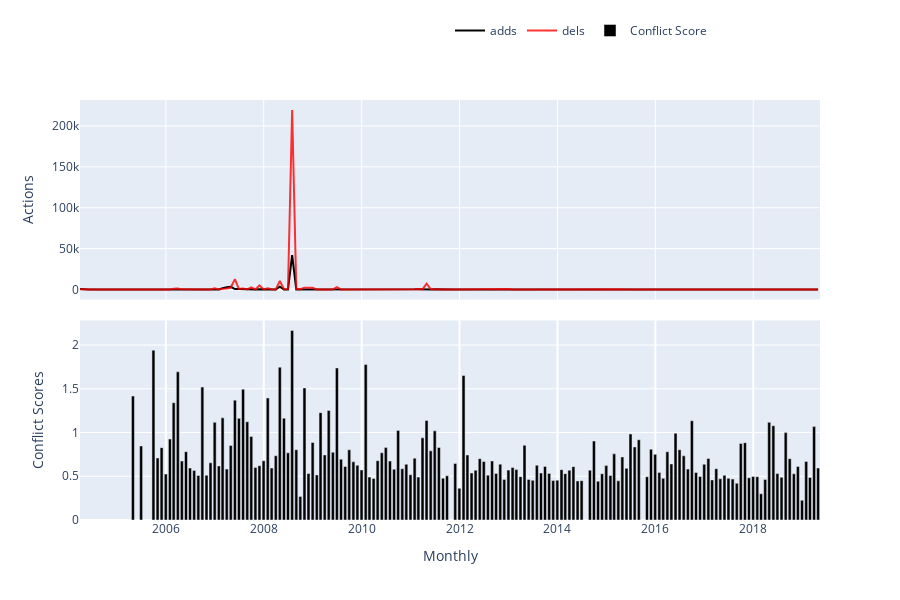

The notebook cell this image was saved under:
### Markdown cell above
<span style="color: #626262"> Try yourself! This is what will happen when you click 'Load Actions' button: </span>

### Code cell
### --------------------------------------------------------------------------- ###
### TRY YOURSELF! THIS IS WHAT WILL HAPPEN WHEN YOU CLICK 'Load Actions' BUTTON ###
### --------------------------------------------------------------------------- ###

## Create a WikiWho instance, which is an API; and use ConflictManager to get         ##
## actions for given page id; more details see:                                       ##
## https://github.com/gesiscss/wikiwho_wrapper/blob/master/wikiwho_wrapper/api.py     ##
## https://github.com/gesiscss/wikiwho_wrapper/blob/master/wikiwho_wrapper/wikiwho.py ##
## https://github.com/gesiscss/wikiwho_demo_new/blob/master/metrics/conflict.py       ##
# wikiwho_api = WikiWho(lng=abbreviation(languageSelection.value))
# print("Downloading all_content from the WikiWhoApi...")
# all_content = wikiwho_api.dv.all_content(the_page['page_id'])
# print("Downloading revisions from the WikiWhoApi...")
# all_revisions = wikiwho_api.dv.rev_ids_of_article(the_page['page_id'])
# clear_output()

# conflict_manager = ConflictManager(all_content.copy(),
#                                all_revisions.copy(), 
#                                lng=abbreviation(languageSelection.value), 
#                                include_stopwords=True)

# conflict_manager.calculate()
# clear_output()

# Store the original data into variable "token_sources", it includes
# "tokens_all" / "tokens" (all actions of an article, including/excluding stopwords)
# "elegibles_all" / "elegibles" (elegible actions of an article, including/excluding stopwords)
# "conflicts_all" / "conflicts" (conflict actions of an article, including/excluding stopwords)
# "wiki_dv" (a WikipediaDV instance for retrieving editors' names given their IDs)
# token_sources = conflict_manager.source
# token_sources["wiki_dv"] = WikipediaDV(WikipediaAPI(lng=abbreviation(languageSelection.value)))
token_sources = sources.copy()
all_revisions = revisions.copy()

## Create an ActionsListener instance to get aggregated actions. More details see:            ##
## https://github.com/gesiscss/wikiwho_demo_new/blob/master/visualization/actions_listener.py ##
actions_listener = ActionsListener(sources=token_sources, lng=abbreviation(languageSelection.value))
actions_listener.get_main()
clear_output()

# Aggregation data for actions.
total_actions = actions_listener.df.copy()

# adds/dels/reins actions (including stopwords)
actions_inc = actions_listener.tokens_group_all.copy()

# Editors' names.
grabbed_names = actions_listener.editors.copy()


## Visualization, core visual code lies in ActionsListener, then the interact function     ##
## makes it interactive, mode details see:                                                 ##
## https://github.com/gesiscss/wikiwho_demo/blob/master/visualization/actions_listener.py  ##

# This is the page you used
print('The page that is being used:', the_page['title'], f'({abbreviation(languageSelection.value).upper()})')

# Which types do those actions have?
actions_types = (total_actions.columns[5:14]).values.tolist()

# Visualization: try yourself by coding!
begin_date = date(2002, 3, 1)
end_date = date(2019, 4, 1)
editor_name = 'All'
frequency = 'Monthly' # "Yearly", "Monthly", "Weekly", "Daily"
black_line = 'adds' # Choose one from 'actions_types'. Note that 'black_line doesn't have 'None' option but others have.
red_line = 'dels'
blue_line = 'None'
green_line = 'None'
black_conflict = "Conflict Score"  # 'Conflict Score', 'Absolute Conflict Score', 'Total Elegible Actions'
red_conflict = "None"

actions_listener.listen(
    _range1 = begin_date,
    _range2 = end_date,
    editor = editor_name,
    granularity = frequency,
    black = black_line,
    red = red_line,
    blue = blue_line,
    green = green_line,
    black_conflict = black_conflict,
    red_conflict = red_conflict
)

# Store the variable total_actions for the next notebooks.
%store total_actions

### Figure 1 — Plotly figure (JSON) as saved in the notebook; plotly's stock layout.template omitted (floating-point values rounded to 4 significant figures; data arrays with more than 128 entries replaced by an {"elided": "..."} marker saying what was removed)
{"data": [{"marker": {"color": "rgba(0, 0, 0, 1)"}, "name": "adds", "type": "scatter", "x": {"elided": "182 str values"}, "xaxis": "x2", "y": {"elided": "182 int values"}, "yaxis": "y2"}, {"marker": {"color": "rgba(255, 0, 0, .8)"}, "name": "dels", "type": "scatter", "x": {"elided": "182 str values"}, "xaxis": "x2", "y": {"elided": "182 int values"}, "yaxis": "y2"}, {"marker": {"color": "rgba(0, 0, 0, 1)"}, "name": "Conflict Score", "type": "bar", "x": {"elided": "163 str values"}, "xaxis": "x", "y": {"elided": "163 float values"}, "yaxis": "y"}], "layout": {"barmode": "group", "height": 600, "hovermode": "closest", "legend": {"orientation": "h", "x": 0.5, "y": 1.2}, "showlegend": true, "xaxis": {"anchor": "y", "domain": [0, 1], "gridwidth": 2, "ticklen": 5, "title": {"text": "Monthly"}, "zeroline": true}, "xaxis2": {"anchor": "y2", "domain": [0, 1], "matches": "x", "showticklabels": false}, "yaxis": {"anchor": "x", "domain": [0, 0.475], "title": {"text": "Conflict Scores"}}, "yaxis2": {"anchor": "x2", "domain": [0.525, 1], "title": {"text": "Actions"}}}}
